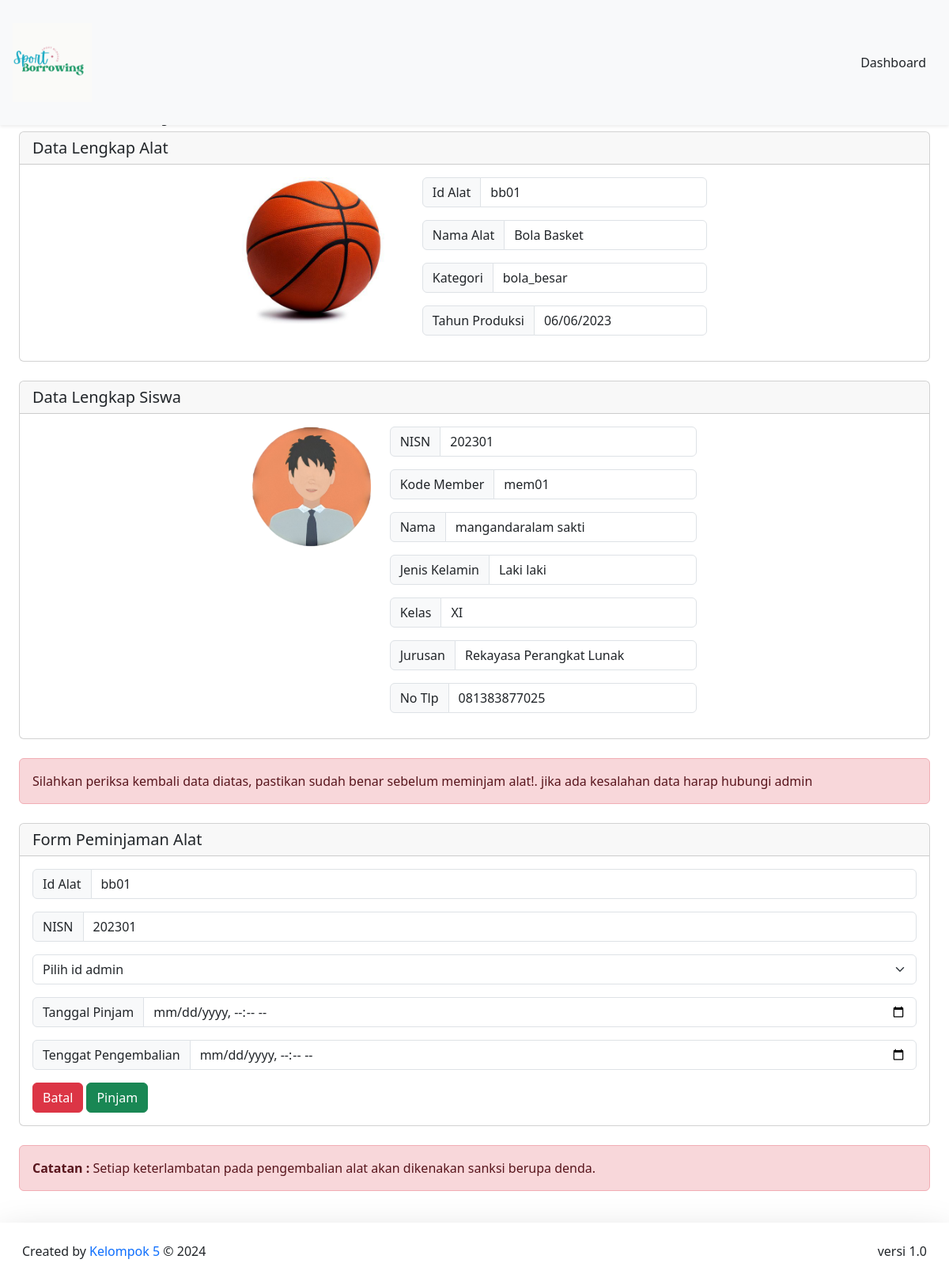
The page /DashboardMember/formPeminjaman/pinjamAlat.php?id=bb01 (signed in) on the database its author committed.
### tables this page shows
CREATE TABLE `alat_olahraga` (
  `gambar` varchar(255) NOT NULL,
  `id_alat` varchar(20) NOT NULL,
  `kategori` varchar(255) NOT NULL,
  `nama_alat` varchar(255) NOT NULL,
  `merek` varchar(255) NOT NULL,
  `tahun_produksi` date NOT NULL,
  `alat_deskripsi` text NOT NULL
);

CREATE TABLE `member` (
  `nisn` int(11) NOT NULL,
  `kode_member` varchar(12) NOT NULL,
  `nama` varchar(255) NOT NULL,
  `password` varchar(255) NOT NULL,
  `jenis_kelamin` varchar(20) NOT NULL,
  `kelas` varchar(5) NOT NULL,
  `jurusan` varchar(50) NOT NULL,
  `no_tlp` varchar(15) NOT NULL,
  `tgl_pendaftaran` date NOT NULL
);

### config/config.php (called while the page is built, shortened)
<?php
$host = "127.0.0.1";
$username = "root";
$password = "";
$database_name = "sport";
$connection = mysqli_connect($host, $username, $password, $database_name);
function queryReadData($dataKategori) {
  global $connection;
  $result = mysqli_query($connection, $dataKategori);
  $items = [];
  while($item = mysqli_fetch_assoc($result)) {
    $items[] = $item;
  }
  return $items;
}
?>

### DashboardMember/formPeminjaman/pinjamAlat.php (the view, shortened to what this page needs)
<?php
require "../../config/config.php";
$idAlat = $_GET["id"];
$query = queryReadData("SELECT * FROM alat_olahraga WHERE id_alat = '$idAlat'");
$nisnSiswa = $_SESSION["member"]["nisn"];
$dataSiswa = queryReadData("SELECT * FROM member WHERE nisn = $nisnSiswa");
?>
<!DOCTYPE html>
<html lang="en">
<head>
  <link href="https://cdn.jsdelivr.net/npm/bootstrap@5.3.2/dist/css/bootstrap.min.css" rel="stylesheet">
</head>
<body>
  <nav class="navbar fixed-top bg-body-tertiary shadow-sm">
    <div class="container-fluid p-3">
      <a class="navbar-brand" href="#">
        <img src="../../assets/logoNav.png" alt="logo" width="100px">
      </a>
      <a class="btn btn-tertiary" href="../dashboardMember.php">Dashboard</a>
    </div>
  </nav>
  <div class="p-4 mt-5">
    <h2 class="mt-5">Form Peminjaman Alat</h2>
    <div class="card">
      <h5 class="card-header">Data Lengkap Alat</h5>
      <div class="card-body d-flex flex-wrap gap-5 justify-content-center">
        <?php foreach ($query as $item) : ?>
          <img src="../../imgDB/<?= $item["gambar"]; ?>" width="180px" height="185px" style="border-radius: 5px;">
        <form action="" method="post">
          <div class="input-group mb-3">
            <span class="input-group-text" id="basic-addon1">Id Alat</span>
            <input type="text" class="form-control" placeholder="id alat" aria-label="Username" aria-describedby="basic-addon1" value="<?= $item["id_alat"]; ?>" readonly>
          </div>
          <div class="input-group mb-3">
            <span class="input-group-text" id="basic-addon1">Nama Alat</span>
            <input type="text" class="form-control" placeholder="nama alat" aria-label="nama alat" aria-describedby="basic-addon1" value="<?= $item["nama_alat"]; ?>" readonly>
          </div>
          <div class="input-group mb-3">
            <span class="input-group-text" id="basic-addon1">Kategori</span>
            <input type="text" class="form-control" placeholder="kategori" aria-label="kategori" aria-describedby="basic-addon1" value="<?= $item["kategori"]; ?>" readonly>
            </div>
          <div class="input-group mb-3">
            <span class="input-group-text" id="basic-addon1">Tahun Produksi</span>
            <input type="date" class="form-control" placeholder="tahun_produksi" aria-label="tahun_produksi" aria-describedby="basic-addon1" value="<?= $item["tahun_produksi"]; ?>" readonly>
            </div>
        <?php endforeach; ?>
        </form>
      </div>
    </div>
    <div class="card mt-4">
      <h5 class="card-header">Data Lengkap Siswa</h5>
      <div class="card-body d-flex flex-wrap gap-4 justify-content-center">
        <p><img src="../../assets/memberLogo.png" width="150px"></p>
        <form action="" method="post">
          <?php foreach ($dataSiswa as $item) : ?>
          <div class="input-group mb-3">
            <span class="input-group-text" id="basic-addon1">NISN</span>
            <input type="number" class="form-control" placeholder="nisn" aria-label="nisn" aria-describedby="basic-addon1" value="<?= $item["nisn"]; ?>" readonly>
          </div>
          <div class="input-group mb-3">
            <span class="input-group-text" id="basic-addon1">Kode Member</span>
            <input type="text" class="form-control" placeholder="kode member" aria-label="kode member" aria-describedby="basic-addon1" value="<?= $item["kode_member"]; ?>" readonly>
          </div>
          <div class="input-group mb-3">
            <span class="input-group-text" id="basic-addon1">Nama</span>
            <input type="text" class="form-control" placeholder="nama" aria-label="nama" aria-describedby="basic-addon1" value="<?= $item["nama"]; ?>" readonly>
            </div>
          <div class="input-group mb-3">
            <span class="input-group-text" id="basic-addon1">Jenis Kelamin</span>
            <input type="text" class="form-control" placeholder="jenis kelamin" aria-label="jenis kelamin" aria-describedby="basic-addon1" value="<?= $item["jenis_kelamin"]; ?>" readonly>
            </div>
          <div class="input-group mb-3">
            <span class="input-group-text" id="basic-addon1">Kelas</span>
            <input type="text" class="form-control" placeholder="kelas" aria-label="kelas" aria-describedby="basic-addon1" value="<?= $item["kelas"]; ?>" readonly>
            </div>
          <div class="input-group mb-3">
            <span class="input-group-text" id="basic-addon1">Jurusan</span>
            <input type="text" class="form-control" placeholder="jurusan" aria-label="jurusan" aria-describedby="basic-addon1" value="<?= $item["jurusan"]; ?>" readonly>
            </div>
          <div class="input-group mb-3">
            <span class="input-group-text" id="basic-addon1">No Tlp</span>
            <input type="no_tlp" class="form-control" placeholder="no tlp" aria-label="no tlp" aria-describedby="basic-addon1" value="<?= $item["no_tlp"]; ?>" readonly>
            </div>
        <?php endforeach; ?>
        </form>
      </div>
    </div>
    <div class="alert alert-danger mt-4" role="alert">Silahkan periksa kembali data diatas, pastikan sudah benar sebelum meminjam alat!. jika ada kesalahan data harap hubungi admin</div>
    <div class="card mt-4">
      <h5 class="card-header">Form Peminjaman Alat</h5>
      <div class="card-body">
        <form action="" method="post">
          <?php foreach ($query as $item) : ?>
          <div class="input-group mb-3">
            <span class="input-group-text" id="basic-addon1">Id Alat</span>
            <input type="text" name="id_alat" class="form-control" placeholder="id alat" aria-label="id_alat" aria-describedby="basic-addon1" value="<?= $item["id_alat"]; ?>" readonly>
          </div>
          <?php endforeach; ?>
          <div class="input-group mb-3">
            <span class="input-group-text" id="basic-addon1">NISN</span>
            <input type="number" name="nisn" class="form-control" placeholder="nisn" aria-label="nisn" aria-describedby="basic-addon1" value="<?php echo htmlentities($_SESSION["member"]["nisn"]); ?>" readonly>
          </div>
          <select name="id_admin" class="form-select mb-3" aria-label="Default select example">
            <option selected>Pilih id admin</option>
          </select>
      <div class="input-group mb-3">
      <span class="input-group-text" id="basic-addon1">Tanggal Pinjam</span>
       <input type="datetime-local" name="tgl_pinjam" id="tgl_pinjam" class="form-control" aria-label="tanggal pinjam" aria-describedby="basic-addon1" required>
      </div>
        <div class="input-group mb-3">
        <span class="input-group-text" id="basic-addon1">Tenggat Pengembalian</span>
       <input type="datetime-local" name="tgl_pengembalian" id="tgl_pengembalian" class="form-control" aria-label="tenggat pengembalian" aria-describedby="basic-addon1" required>
      </div>
          <a class="btn btn-danger" href="../alat/daftarAlat.php"> Batal</a>
          <button type="submit" class="btn btn-success" name="pinjam">Pinjam</button>
        </form>
      </div>
    </div>
    <div class="alert alert-danger mt-4" role="alert"><span class="fw-bold">Catatan :</span> Setiap keterlambatan pada pengembalian alat akan dikenakan sanksi berupa denda.</div>
  </div>
  <footer class="shadow-lg bg-subtle p-3">
    <div class="container-fluid d-flex justify-content-between">
      <p class="mt-2">Created by <span class="text-primary"> Kelompok 5</span> © 2024</p>
      <p class="mt-2">versi 1.0</p>
    </div>
  </footer>
</body>
</html>

### rows shown on the page
alat_olahraga: gambar (picture), id_alat "bb01", nama_alat "Bola Basket", kategori "bola_besar", tahun_produksi "06/06/2023"
member: nisn "202301", kode_member "mem01", nama "mangandaralam sakti", jenis_kelamin "Laki laki", kelas "XI", jurusan "Rekayasa Perangkat Lunak", no_tlp "081383877025"
